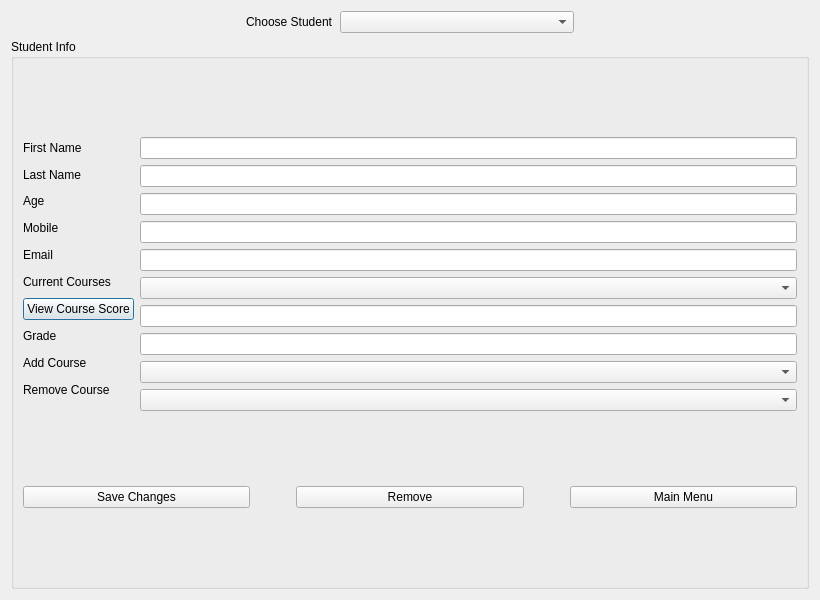
<?xml version="1.0" encoding="UTF-8"?>
<ui version="4.0">
 <class>EditStudent</class>
 <widget class="QDialog" name="EditStudent">
  <property name="geometry">
   <rect>
    <x>0</x>
    <y>0</y>
    <width>820</width>
    <height>600</height>
   </rect>
  </property>
  <property name="windowTitle">
   <string>Edit/Display Student</string>
  </property>
  <layout class="QVBoxLayout" name="verticalLayout_4">
   <item>
    <layout class="QHBoxLayout" name="horizontalLayout_3">
     <item>
      <spacer name="horizontalSpacer_2">
       <property name="orientation">
        <enum>Qt::Horizontal</enum>
       </property>
       <property name="sizeHint" stdset="0">
        <size>
         <width>40</width>
         <height>20</height>
        </size>
       </property>
      </spacer>
     </item>
     <item>
      <widget class="QLabel" name="label">
       <property name="text">
        <string>Choose Student</string>
       </property>
      </widget>
     </item>
     <item>
      <widget class="QComboBox" name="comboBoxStudent">
       <property name="sizePolicy">
        <sizepolicy hsizetype="MinimumExpanding" vsizetype="Fixed">
         <horstretch>0</horstretch>
         <verstretch>0</verstretch>
        </sizepolicy>
       </property>
      </widget>
     </item>
     <item>
      <spacer name="horizontalSpacer_3">
       <property name="orientation">
        <enum>Qt::Horizontal</enum>
       </property>
       <property name="sizeHint" stdset="0">
        <size>
         <width>40</width>
         <height>20</height>
        </size>
       </property>
      </spacer>
     </item>
    </layout>
   </item>
   <item>
    <widget class="QGroupBox" name="groupBox">
     <property name="title">
      <string>Student Info</string>
     </property>
     <layout class="QVBoxLayout" name="verticalLayout_3">
      <item>
       <layout class="QHBoxLayout" name="horizontalLayout">
        <item>
         <layout class="QVBoxLayout" name="verticalLayout">
          <property name="rightMargin">
           <number>0</number>
          </property>
          <property name="bottomMargin">
           <number>11</number>
          </property>
          <item>
           <widget class="QLabel" name="label_2">
            <property name="text">
             <string>First Name</string>
            </property>
           </widget>
          </item>
          <item>
           <widget class="QLabel" name="label_3">
            <property name="text">
             <string>Last Name</string>
            </property>
           </widget>
          </item>
          <item>
           <widget class="QLabel" name="label_4">
            <property name="text">
             <string>Age</string>
            </property>
           </widget>
          </item>
          <item>
           <widget class="QLabel" name="label_5">
            <property name="text">
             <string>Mobile</string>
            </property>
           </widget>
          </item>
          <item>
           <widget class="QLabel" name="label_6">
            <property name="text">
             <string>Email</string>
            </property>
           </widget>
          </item>
          <item>
           <widget class="QLabel" name="label_7">
            <property name="text">
             <string>Current Courses</string>
            </property>
           </widget>
          </item>
          <item>
           <widget class="QPushButton" name="pushButton">
            <property name="sizePolicy">
             <sizepolicy hsizetype="Fixed" vsizetype="Fixed">
              <horstretch>0</horstretch>
              <verstretch>0</verstretch>
             </sizepolicy>
            </property>
            <property name="text">
             <string>View Course Score</string>
            </property>
           </widget>
          </item>
          <item>
           <widget class="QLabel" name="label_8">
            <property name="text">
             <string>Grade</string>
            </property>
           </widget>
          </item>
          <item>
           <widget class="QLabel" name="label_9">
            <property name="text">
             <string>Add Course</string>
            </property>
           </widget>
          </item>
          <item>
           <widget class="QLabel" name="label_10">
            <property name="text">
             <string>Remove Course</string>
            </property>
           </widget>
          </item>
         </layout>
        </item>
        <item>
         <layout class="QVBoxLayout" name="verticalLayout_2">
          <item>
           <widget class="QLineEdit" name="lineEditFirstName"/>
          </item>
          <item>
           <widget class="QLineEdit" name="lineEditLastName"/>
          </item>
          <item>
           <widget class="QLineEdit" name="lineEditAge"/>
          </item>
          <item>
           <widget class="QLineEdit" name="lineEditMobile"/>
          </item>
          <item>
           <widget class="QLineEdit" name="lineEditEmail"/>
          </item>
          <item>
           <widget class="QComboBox" name="comboBoxCurrentCourses"/>
          </item>
          <item>
           <widget class="QLineEdit" name="lineEditScore"/>
          </item>
          <item>
           <widget class="QLineEdit" name="lineEditGrade"/>
          </item>
          <item>
           <widget class="QComboBox" name="comboBoxAddCourses"/>
          </item>
          <item>
           <widget class="QComboBox" name="comboBoxRemoveCourses"/>
          </item>
         </layout>
        </item>
       </layout>
      </item>
      <item>
       <layout class="QHBoxLayout" name="horizontalLayout_2">
        <item>
         <widget class="QPushButton" name="pushButtonSave">
          <property name="text">
           <string>Save Changes</string>
          </property>
         </widget>
        </item>
        <item>
         <spacer name="horizontalSpacer">
          <property name="orientation">
           <enum>Qt::Horizontal</enum>
          </property>
          <property name="sizeType">
           <enum>QSizePolicy::Fixed</enum>
          </property>
          <property name="sizeHint" stdset="0">
           <size>
            <width>40</width>
            <height>20</height>
           </size>
          </property>
         </spacer>
        </item>
        <item>
         <widget class="QPushButton" name="pushButtonRemove">
          <property name="text">
           <string>Remove</string>
          </property>
         </widget>
        </item>
        <item>
         <spacer name="horizontalSpacer_4">
          <property name="orientation">
           <enum>Qt::Horizontal</enum>
          </property>
          <property name="sizeType">
           <enum>QSizePolicy::Fixed</enum>
          </property>
          <property name="sizeHint" stdset="0">
           <size>
            <width>40</width>
            <height>20</height>
           </size>
          </property>
         </spacer>
        </item>
        <item>
         <widget class="QPushButton" name="pushButtonMainMenu">
          <property name="text">
           <string>Main Menu</string>
          </property>
         </widget>
        </item>
       </layout>
      </item>
     </layout>
    </widget>
   </item>
  </layout>
 </widget>
 <resources/>
 <connections/>
</ui>
